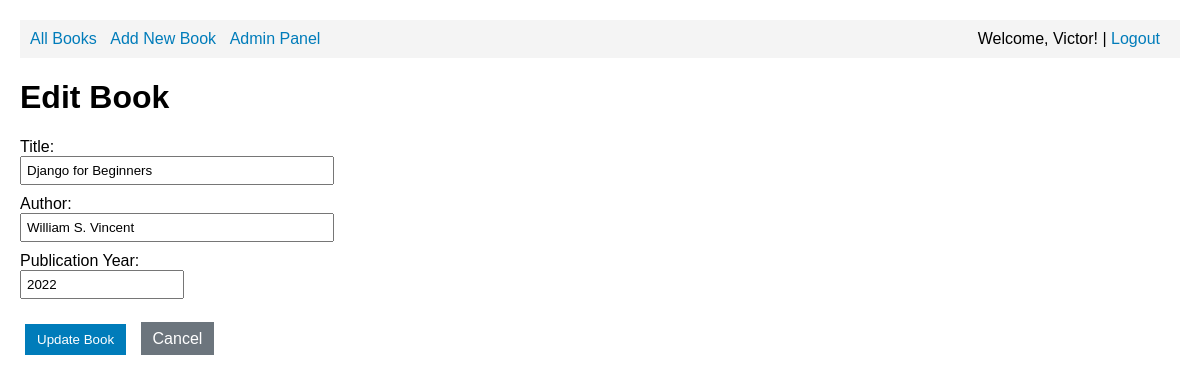
The page /bookshelf/books/1/edit/ (signed in) on the database its author committed.
### bookshelf/models.py (models this page shows, shortened)
class CustomUser(AbstractUser):
    date_of_birth = models.DateField(null=True, blank=True)
    profile_photo = models.ImageField(upload_to='profile_photos/', null=True, blank=True)
    objects = CustomUserManager()

class Book(models.Model):
    title = models.CharField(max_length=200)
    author = models.CharField(max_length=100)
    publication_year = models.IntegerField()
    class Meta:
        permissions = [
            ("can_view", "Can view book"),
            ("can_create", "Can create book"),
            ("can_edit", "Can edit book"),
            ("can_delete", "Can delete book"),
        ]

### bookshelf/views.py (the view, shortened to what this page needs)
# urls.py: path('books/<int:pk>/edit/', views.book_edit, name='book_edit'),
@permission_required('bookshelf.can_edit', raise_exception=True)
def book_edit(request, pk):
    book = get_object_or_404(Book, pk=pk)
    return render(request, 'bookshelf/book_form.html', {
        'book': book,
        'form_title': 'Edit Book'
    })

### bookshelf/templates/bookshelf/book_form.html (shortened to what this page needs)
{% extends 'bookshelf/base.html' %}
{% block content %}
<h1>{{ form_title }}</h1>
<form method="post">
    <div style="margin: 10px 0;">
        <label for="title">Title:</label><br>
        <input type="text" id="title" name="title" value="{% if book %}{{ book.title }}{% endif %}" required style="width: 300px; padding: 5px;">
    </div>
    <div style="margin: 10px 0;">
        <label for="author">Author:</label><br>
        <input type="text" id="author" name="author" value="{% if book %}{{ book.author }}{% endif %}" required style="width: 300px; padding: 5px;">
    </div>
    <div style="margin: 10px 0;">
        <label for="publication_year">Publication Year:</label><br>
        <input type="number" id="publication_year" name="publication_year" value="{% if book %}{{ book.publication_year }}{% endif %}" required style="width: 150px; padding: 5px;">
    </div>
    <div style="margin: 20px 0;">
        <button type="submit" class="btn">{% if book %}Update{% else %}Create{% endif %} Book</button>
        <a href="{% url 'book_list' %}" class="btn" style="background: #6c757d;">Cancel</a>
    </div>
</form>
{% endblock %}

### bookshelf/templates/bookshelf/base.html (shortened to what this page needs)
<!DOCTYPE html>
<html lang="en">
<head>
</head>
<body>
    <div class="nav">
        <a href="{% url 'book_list' %}">All Books</a>
        {% if perms.bookshelf.can_create %}
            <a href="{% url 'book_create' %}">Add New Book</a>
        {% endif %}
        <a href="/admin/">Admin Panel</a>
        {% if user.is_authenticated %}
            <span style="float: right;">Welcome, {{ user.username }}! | <a href="/admin/logout/">Logout</a></span>
        {% else %}
            <span style="float: right;"><a href="/admin/login/">Login</a></span>
        {% endif %}
    </div>
    {% block content %}
    {% endblock %}
</body>
</html>

### bookshelf/templates/bookshelf/base.html (style rules this page uses)
body { font-family: Arial, sans-serif; margin: 20px; }
.nav { background: #f4f4f4; padding: 10px; margin-bottom: 20px; }
.nav a { margin-right: 10px; text-decoration: none; color: #007cba; }
.btn { padding: 8px 12px; margin: 5px; text-decoration: none; background: #007cba; color: white; border: none; cursor: pointer; }

### rows shown on the page
CustomUser: username "Victor"
Book: title "Django for Beginners", author "William S. Vincent", publication_year "2022"
